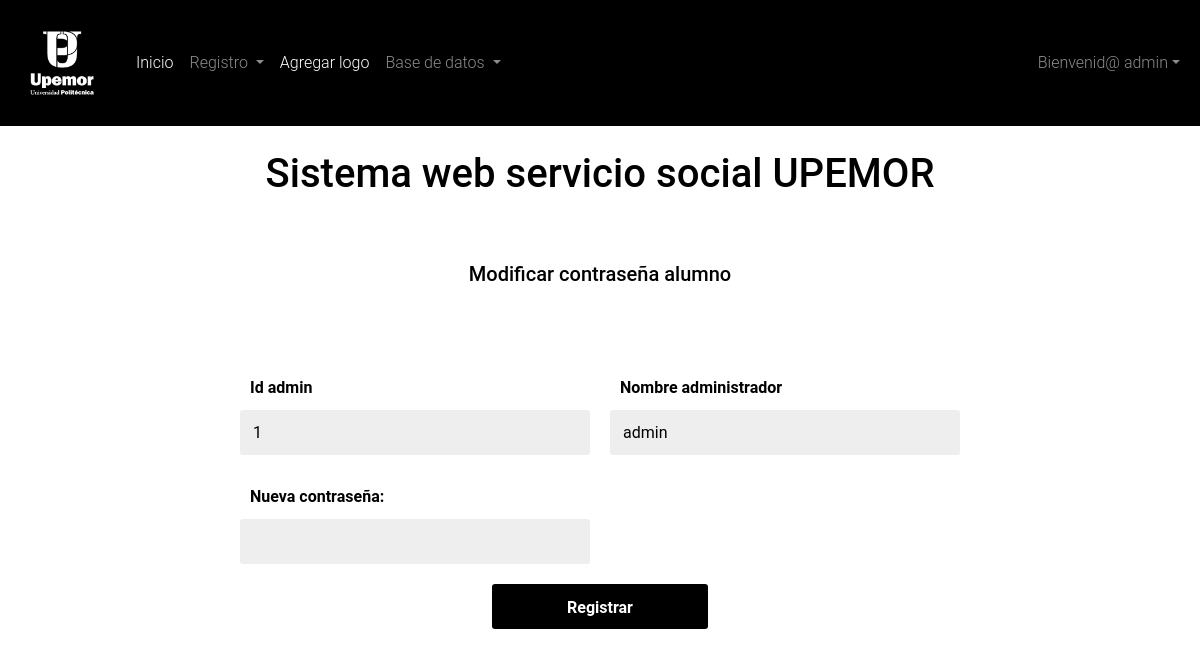
The app's page /vista/modificarContraAd.php (signed in) with its own data.
### tables this page shows
CREATE TABLE `imagenes` (
  `idImg` int(11) NOT NULL AUTO_INCREMENT,
  `descripcion` varchar(50) DEFAULT NULL,
  `lugarImg` varchar(30) DEFAULT NULL,
  `estado` tinyint(4) DEFAULT NULL,
  `foto` varchar(200) DEFAULT NULL,
  PRIMARY KEY (`idImg`)
);

CREATE TABLE `administrador` (
  `idAdmin` int(11) NOT NULL AUTO_INCREMENT,
  `NombreUsuario` varchar(50) DEFAULT NULL,
  `correoAdmin` varchar(50) DEFAULT NULL,
  `passwordAdmin` varchar(150) DEFAULT NULL,
  `rol` int(11) DEFAULT NULL,
  PRIMARY KEY (`idAdmin`)
);

### vista/modificarContraAd.php (the view, shortened to what this page needs)
<!doctype html>
<?php
  require("../conexion/connect_db.php");
  $resultAll = mysqli_query($mysqli," SELECT foto FROM imagenes WHERE estado = '1' && lugarImg = 'Logotipo' ORDER BY idImg DESC LIMIT 1; ");
  $rowData = mysqli_fetch_array($resultAll);
  $nom = $_SESSION['NombreUsuario'];
  $sql="SELECT * FROM administrador WHERE NombreUsuario='$nom'";
  $query=mysqli_query($mysqli,$sql);
  $row=mysqli_fetch_array($query);
?>
<html lang="en">
  <head>
    <link href="https://cdn.jsdelivr.net/npm/bootstrap@5.0.2/dist/css/bootstrap.min.css" rel="stylesheet">
    <link rel="stylesheet" href="../vista/style/estilos.css" />
  </head>
  <body class="">
    <nav class="navbar navbar-expand-lg navbar navbar-dark bg-dark">
      <div class="container-fluid">
        <a class="navbar-brand" href="#">
          <img src="<?php echo $rowData['foto']; ?>" alt="logo" width="100">
        </a>
        <div class="collapse navbar-collapse" id="navbarSupportedContent">
          <ul class="navbar-nav me-auto mb-2 mb-lg-0">
            <li class="nav-item">
              <a class="nav-link active" aria-current="page" href="../vista/indexAdmin.php">Inicio</a>
            </li>
            <li class="nav-item dropdown">
              <a class="nav-link dropdown-toggle" href="#" id="navbarDropdown" role="button" data-bs-toggle="dropdown" aria-expanded="false">
                Registro
              </a>
            </li>
            <li class="nav-item">
              <a class="nav-link active" aria-current="page" href="../vista/agregarLogo.php">Agregar logo</a>
            </li>
            <li class="nav-item dropdown">
              <a class="nav-link dropdown-toggle" href="#" id="navbarDropdown" role="button" data-bs-toggle="dropdown" aria-expanded="false">
                Base de datos
              </a>
            </li>
          </ul>
          <ul class="navbar-nav">
              <li class="nav-item dropdown">
              <a class="nav-link dropdown-toggle" href="#" id="navbarDropdown" role="button" data-bs-toggle="dropdown" aria-expanded="false">Bienvenid@ <?php echo $_SESSION['NombreUsuario'] ?></a>
        </div>
      </div>
    </nav>
    <h1 class="font-weight-bold mb-4 text-center p-4">Sistema web servicio social UPEMOR</h1>
    <h5 class="font-weight-bold mb-4 text-center p-3">Modificar contraseña alumno</h5>
    <main>
    <form class="formulario" action="../control/cambiarPasswordAd.php" method="post">
      <div class="formulario__grupo" id="grupo__idAdmin">
        <label for="idAdmin" class="formulario__label">Id admin</label>
        <div class="formulario__grupo-input">
          <input readonly type="text" class="formulario__input" name="idAdmin" id="idAdmin" value="<?php echo $row['idAdmin']  ?>">
        </div>
      </div>
      <div class="formulario__grupo" id="grupo__NombreUsuario">
        <label for="NombreUsuario" class="formulario__label">Nombre administrador</label>
        <div class="formulario__grupo-input">
          <input readonly type="text" class="formulario__input" name="NombreUsuario" id="NombreUsuario" value="<?php echo $row['NombreUsuario']  ?>">
        </div>
      </div>
      <div class="formulario__grupo" id="grupo__passwordAdmin">
        <label for="passwordAdmin" class="formulario__label">Nueva contraseña:</label>
        <div class="formulario__grupo-input">
          <input type="password" class="formulario__input" name="passwordAdmin" id="passwordAdmin">
        </div>
      </div>
      <div class="formulario__grupo formulario__grupo-btn-enviar">
        <input type="submit" class="formulario__btn" value="Registrar" name="btnReg">
      </div>
    </form>
    </main>
  </body>
</html>

### vista/style/estilos.css (style rules this page uses)
:root { --dark: #000000; --dark-x: #1e2126; }
body { font-family: 'Roboto', sans-serif; font-weight: 300; color: var(--light); }
.bg-dark { background-color: var(--dark) !important; }
* { box-sizing: border-box; }
main { max-width: 800px; width: 90%; margin: auto; padding: 40px; }
.formulario { display: grid; grid-template-columns: 1fr 1fr; gap: 20px; }
.formulario__label { display: block; font-weight: 700; padding: 10px; cursor: pointer; }
.formulario__grupo-input { position: relative; }
.formulario__input { width: 100%; background: #eee; border: 3px solid transparent; border-radius: 3px; height: 45px; line-height: 45px; padding: 0 40px 0 10px; transition: .3s ease all; }
.formulario__grupo-terminos, .formulario__mensaje, .formulario__grupo-btn-enviar { grid-column: span 2; }
.formulario__grupo-btn-enviar { display: flex; flex-direction: column; align-items: center; }
.formulario__btn { height: 45px; line-height: 45px; width: 30%; background: #000; color: #fff; font-weight: bold; border: none; border-radius: 3px; cursor: pointer; transition: .1s ease all; }

### records on screen
imagenes: foto (picture)
administrador: idAdmin "1", NombreUsuario "admin"

### other values on screen
$_SESSION['NombreUsuario'] "admin"
